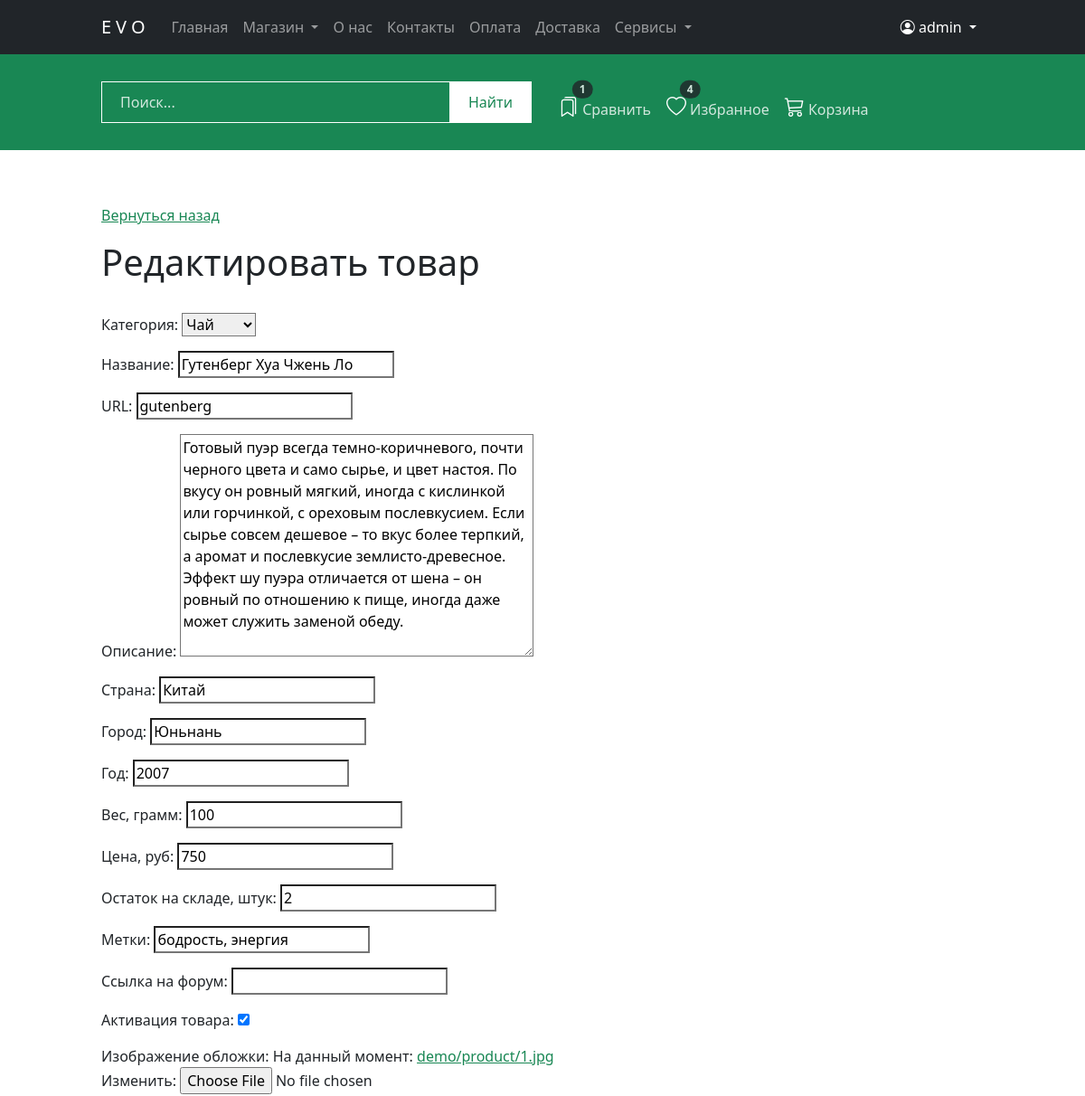
Page /catalog/product/gutenberg/edit_product/ (signed in, upper part) on the earlier database version.
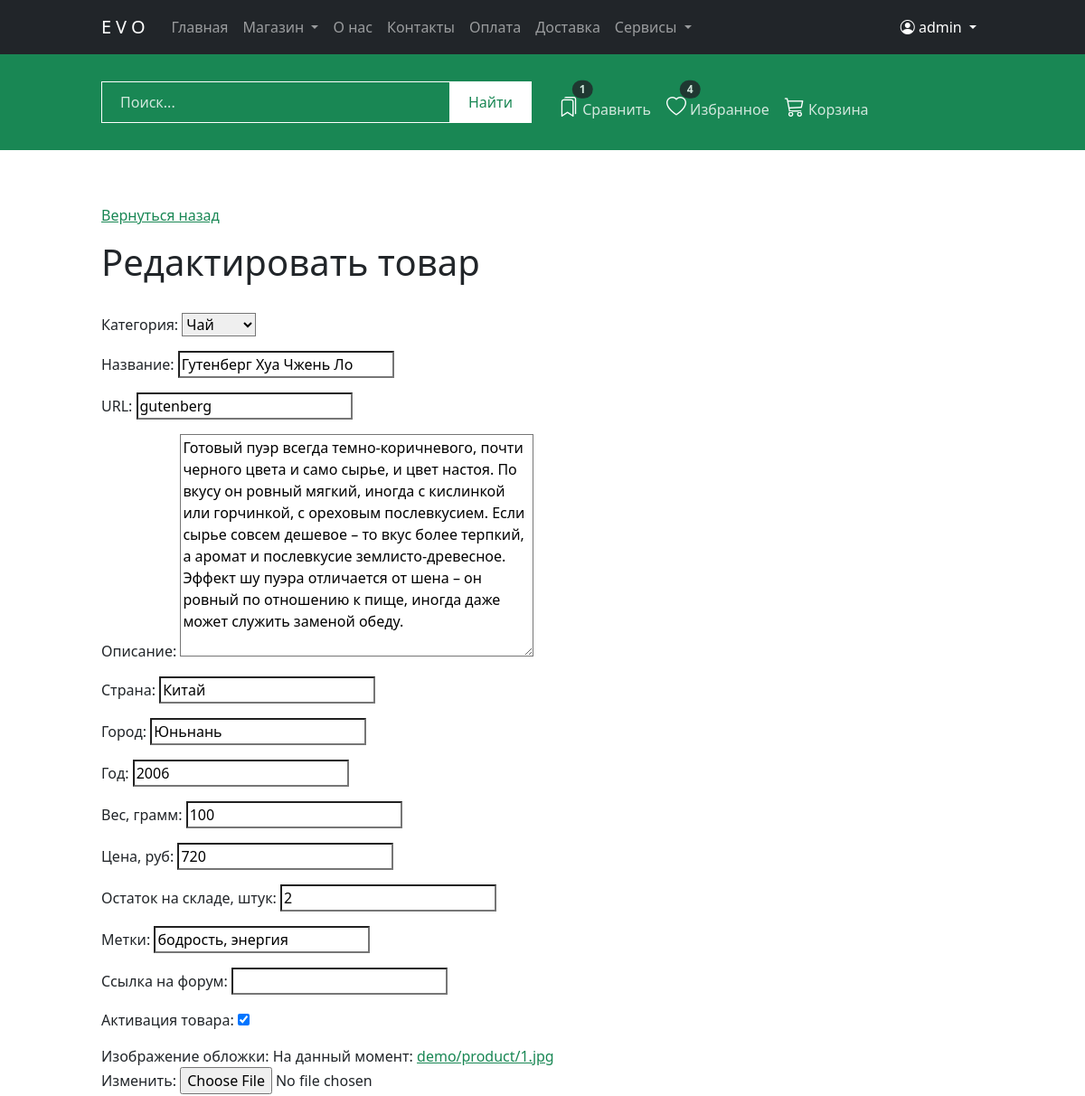
Same page on the later database version.
### apps/core/models.py (models this page shows, shortened)
class Product(models.Model):
    class Meta:
        verbose_name = 'Товар'
        verbose_name_plural = 'Товары'
        index_together = (('id', 'slug'),)
        ordering = ('-created',)
    category = models.ForeignKey(Category, on_delete=models.CASCADE, related_name='products', verbose_name='Категория')
    name = models.CharField(max_length=50, db_index=True, verbose_name='Название')
    slug = models.SlugField(max_length=200, db_index=True, verbose_name="URL")
    desc = models.TextField(verbose_name='Описание')
    country = models.CharField(max_length=50, blank=True, null=True, default=None, verbose_name='Страна')
    town = models.CharField(max_length=50, blank=True, null=True, default=None, verbose_name='Город')
    year = models.CharField(max_length=50, blank=True, null=True, default=None, verbose_name='Год')
    volume = models.IntegerField(verbose_name='Вес, грамм')
    price = models.DecimalField(max_digits=10, decimal_places=0, verbose_name='Цена, руб')
    stock = models.PositiveIntegerField(verbose_name='Остаток на складе, штук')
    tag = models.CharField(max_length=100, blank=True, null=True, default=None, verbose_name='Метки')
    talk_forum = models.URLField(blank=True, null=True, default=None, verbose_name='Ссылка на форум')
    is_active = models.BooleanField(default=True, verbose_name="Активация товара")
    image = models.ImageField(upload_to='product/', verbose_name='Изображение обложки')
    created = models.DateTimeField(auto_now_add=True, verbose_name='Дата создания')
    updated = models.DateTimeField(auto_now=True, verbose_name='Дата изменения')

### apps/core/views.py (the view, shortened to what this page needs)
# urls.py: path('catalog/product/<slug:slug>/edit_product/', views.EditProductView.as_view(), name='edit_product'),
class EditProductView(SuccessMessageMixin, LoginRequiredMixin, UpdateView):
    model = Product
    template_name = 'core/edit_product.html'
    form_class = ProductForm
    success_url = reverse_lazy('edit_product')
    success_message = 'Товар обновлён'

### apps/core/forms.py
class ProductForm(forms.ModelForm):
    class Meta:
        model = Product
        fields = '__all__'
        widgets = {
            'description': forms.Textarea(attrs={'class': 'form-control'}),
        }

### apps/cart/cart.py (called while the page is built)
    def __len__(self):
        return sum(item['quantity'] for item in self.cart.values())

### apps/cart/context_processors.py (called while the page is built)
def cart(request):
    return {'cart': Cart(request)}

### apps/core/models.py (called while the page is built)
    def __str__(self):
        return self.name

### apps/templates/core/edit_product.html (shortened to what this page needs)
{% extends 'layouts/base.html' %}
{% load  static %}
{% block content %}
    <section id="prod" class="paddingTopBottom">
        <div class="container">
            <div class="row">
                <div class="col">
                    <p><a href="{% url 'product' product.slug %}">Вернуться назад</a></p>
                    <h1>Редактировать товар</h1>
                    <form action="" method="POST" enctype="multipart/form-data">
                        {{ form.as_p }}
                    </form>
                </div>
            </div>
        </div>
    </section>
{% endblock %}

Differences in the rows shown:
changed Product "Чай": year "2007" → "2006"; price "750" → "720"
